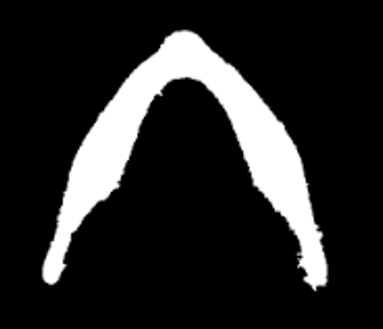
#> input picture archive/prototypes/skeleton.png, 383 x 329 px
$ python skeleton.py
#> lines starting #> are read from the running program, lines starting #| are printed output that depends on the picture; after the words box and inside, x2 and y2 are one past the last pixel; in counts of white or black regions, pixels touching at a corner belong together
import cv2
import numpy as np
import matplotlib.pyplot as plt


def skeletonize_with_steps(image_path, show=True):
    # --- Load image as grayscale ---
#> called with image_path = 'skeleton.png', show = True
    img = cv2.imread(image_path, cv2.IMREAD_GRAYSCALE)
#> img: shape (329, 383); min 0, max 255, mean 38.8
    if img is None:
        raise ValueError("Image not found or cannot be read")

    # --- Binarize ---
    _, I = cv2.threshold(img, 0, 255, cv2.THRESH_BINARY + cv2.THRESH_OTSU)
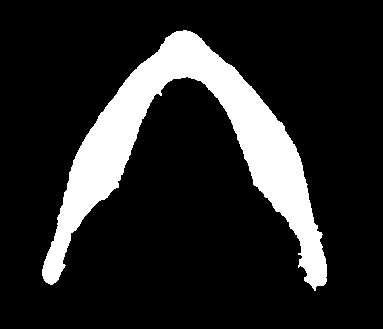
#> I: shape (329, 383); 15.2% white; 1 white region, box (x1, y1, x2, y2) and area: (42, 30, 327, 291) 19202

    # --- Structuring element: cross 3x3 ---
    K = cv2.getStructuringElement(cv2.MORPH_CROSS, (3, 3))

    # --- Initialize ---
    S = np.zeros_like(I)   # Skeleton
    iteration = 0
    current = I.copy()

    while True:
        iteration += 1

        # Erosion
        E = cv2.erode(current, K)
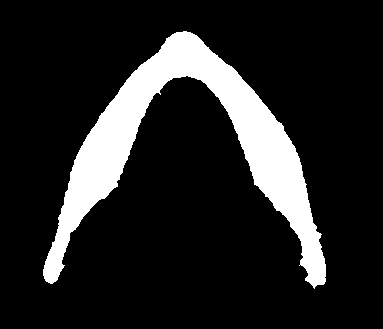
#> E: shape (329, 383); 14.4% white; 1 white region, box (x1, y1, x2, y2) and area: (43, 31, 326, 289) 18137

        # Stop condition
        if cv2.countNonZero(E) == 0:
            break

        # Dilation of eroded image
        D = cv2.dilate(E, K)
#> D: shape (329, 383); 15.2% white; 1 white region, box (x1, y1, x2, y2) and area: (42, 30, 327, 290) 19174

        # Skeleton component
        T = cv2.subtract(current, D)
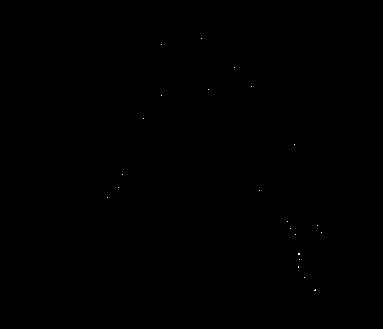
#> T: shape (329, 383); 0.02% white in thin lines or dots, all inside (x1, y1, x2, y2) = (107, 38, 322, 291)

        # Accumulate skeleton
        S = cv2.bitwise_or(S, T)

        if show:
            fig, axs = plt.subplots(1, 5, figsize=(18, 4))
            axs[0].imshow(current, cmap='gray')
            axs[0].set_title(f"I (Iter {iteration})")

            axs[1].imshow(E, cmap='gray')
            axs[1].set_title("E = I ⊖ K")

            axs[2].imshow(D, cmap='gray')
            axs[2].set_title("D = E ⊕ K")

            axs[3].imshow(T, cmap='gray')
            axs[3].set_title("T = I − D")

            axs[4].imshow(S, cmap='gray')
            axs[4].set_title("S = S ∪ T")

            for ax in axs:
                ax.axis("off")

            plt.tight_layout()
            plt.show()
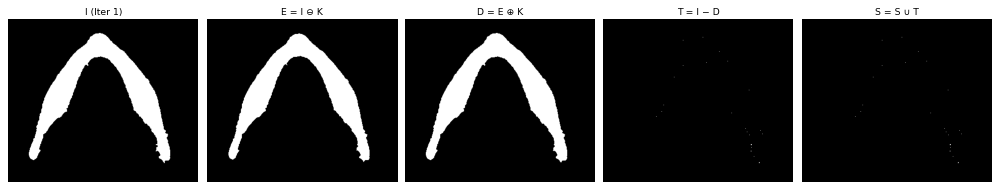
#> figure drawn by matplotlib, 5 panels

        # Prepare for next iteration
        current = E.copy()

    return S


# ==========================
# Example usage
# ==========================
if __name__ == "__main__":
    skeleton = skeletonize_with_steps("skeleton.png", show=True)
